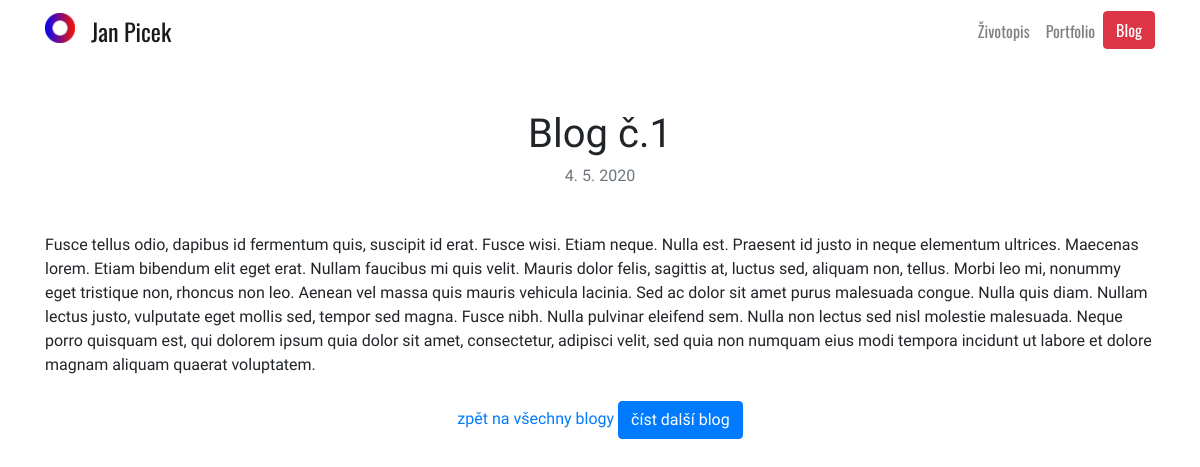
Page /blog/1/ on the committed database.
### blog/models.py (models this page shows, shortened)
class Blog(models.Model):
    title = models.CharField(max_length=200)
    description = models.TextField()
    date = models.DateField()

### blog/views.py (the view)
# urls.py: path('<int:blog_id>/', views.detail, name='detail'),
def detail(request, blog_id):
    blog = get_object_or_404(Blog,pk=blog_id)
    return render(request, 'blog/detail.html',{'blog':blog})

### blog/templates/blog/detail.html
{% extends 'base.html' %}
{% block content %}
<h1 class="mt-5" id="blogdetailtitle">{{ blog.title }}</h1>
<h6 class="text-muted mb-5">{{ blog.date|date:'j. n. Y' }}</h6>
<div class="text-left">
  {{ blog.description|safe }}
</div>
<br>
{% if blog.id|add:"1" %}
<a href="{% url 'blog:all_blogs' %}" class="text-decoration-none mt-5 pb-5">zpět na všechny blogy</a>
<a class="btn btn-primary" href="../{{ blog.id }}" role="button">číst další blog</a>
{% endif %}
{% endblock %}

### portfolio/static/portfolio/custom.css (style rules this page uses)
body { font-family: 'Oxygen', sans-serif; }

### rows in the picture
Blog: title "Blog č.1", date "4. 5. 2020", description "Fusce tellus odio, dapibus id fermentum quis, suscipit id erat. Fusce wisi. Etiam neque. Nulla est. Praesent id justo in neque elementum ultrices. Maecenas lorem. Etiam bibendum elit eget erat. Nullam faucibus mi quis velit. Mauris dolor felis, sagittis at, luctus sed, aliquam non, tellus. Morbi leo mi, nonummy eget tristique non, rhoncus non leo. Aenean vel massa quis mauris vehicula lacinia. Sed ac dolor sit amet purus malesuada congue. Nulla quis diam. Nullam lectus justo, vulputate eget mollis sed, tempor sed magna. Fusce nibh. Nulla pulvinar eleifend sem. Nulla non lectus sed nisl molestie malesuada. Neque porro quisquam est, qui dolorem ipsum quia dolor sit amet, consectetur, adipisci…"
